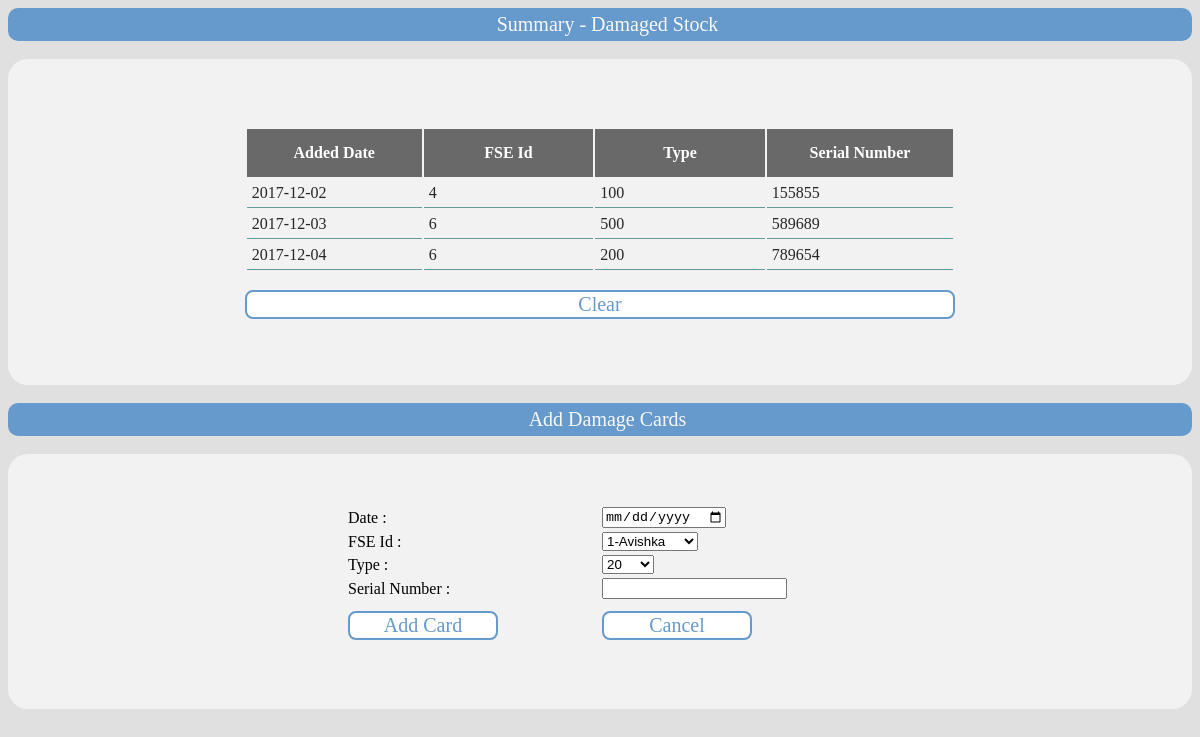
/StockKeeper/damage_stock.php, run on the app's committed database.
### tables this page shows
CREATE TABLE `damaged_main` (
  `Date` date NOT NULL,
  `FSEId` varchar(255) NOT NULL,
  `Type` varchar(255) NOT NULL,
  `SerialNumber` varchar(255) NOT NULL
);

### StockKeeper/damage_stock.php (the view, shortened to what this page needs)
<html lang="en">
  <head>
    <link rel="stylesheet" href="../css/main.css">
  </head>
  <body bgcolor="#e0e0e0">
<center>
              <div class="h2div" >Summary - Damaged Stock</div>
                <br>
                <div class="div">
                <br>
                    <table class="table1 normaltable" >
                      <tr>
                        <th class="tablerecharge"> Added Date</th>
                        <th class="tablerecharge">FSE Id</th>
                        <th class="tablerecharge">Type</th>
                        <th class="tablerecharge">Serial Number</th>
                      </tr>
                      <?php
                              $sql_querydam = "select * from  damaged_main";
                              $resultdam = mysql_query($sql_querydam);
                              while ($datadam = mysql_fetch_array($resultdam))
                              {
                                  $date = $datadam['Date'];
                                  $fseid = $datadam['FSEId'];
                                  $type = $datadam['Type'];
                                  $serial = $datadam['SerialNumber'];
                                  echo '
                                    <tr>
                                        <td class="tablerecharge">'.$date.'</td>
                                        <td class="tablerecharge">'.$fseid.'</td>
                                        <td class="tablerecharge">'.$type.'</td>
                                        <td class="tablerecharge">'.$serial.'</td>
                                    </tr>';
                              }
                        ?>
                      </table>
                <br>
                <form action="../sources/clear_damaged_source.php" method="post">
                <button name="submit" class="bttn" width="50px"> Clear</button>
                  </form>
              </div>
              <br>
                <div class="h2div" >Add Damage Cards </div>
                <br>
                <div class="div">
                <form action="../sources/save_add_damaged_stock.php" method="post">
            <table border="0">
                <tr>
                    <td style=" width: 200px"><label class="">Date : </label></td>
                    <td style=" width: 200px"><input type="date"  name="date"></td>
                </tr>
                <tr>
                    <td style=" width: 200px"><label class="">FSE Id : </label></td>
                     <td style=" width: 250px">
                    <select name="fseid">
                        <?php
                            $sql_query2 ="SELECT * FROM user WHERE Type='FSE'";
                            $result=mysql_query($sql_query2);
                            if($result!="")
                            {
                                while ($row = mysql_fetch_array($result))
                                {
                                    echo '<option value="'.$row['Id'].'" >'.$row['Id'].'-'.$row['Name'].'</option>';
                                }
                            }
                        ?>
                    </select>
                </td>
                </tr>
                <tr>
                    <td style=" width: 200px"><label class="">Type : </label></td>
                    <td>
                    <select name="type">
                        <?php
                            $sql_query4 ="SELECT Type FROM mainstock_summary";
                            $result=mysql_query($sql_query4);
                            if($result!="")
                            {
                                while ($row = mysql_fetch_array($result))
                                {
                                    echo '<option value="'.$row['Type'].'" >'.$row['Type'].'</option>';
                                }
                            }
                        ?>
                    </select>
                </td>
                </tr>
                <tr>
                    <td style=" width: 200px"><label class="">Serial Number : </label></td>
                    <td style=" width: 200px"><input type="text"  name="serial"></td>
                </tr>
                <tr><td></td><td></td></tr>
                <tr><td></td><td></td></tr>
                <tr>
                    <td style=" width: 250px"><input class="bttn" type="submit" value="Add Card" name="submit"></td>
                    <td style=" width: 200px"> <input class="bttn" type="reset" name="cancel" id="button" value="Cancel" onclick="clear()">
            </tr>
            </table>
        </form>
                </div>
                <br>
</center>
  </body>
</html>

### css/main.css (style rules this page uses)
.div { border-radius: 20px; background-color: #f2f2f2; padding-bottom: 50px; padding-top: 50px; }
.table1 { border-radius: 10px; width: 60% }
.bttn { border-radius: 8px; background-color: white; color: #6699cc; font-family: Georgia; font-size: 20px; border: 2px solid #6699cc; width: 60%; }
.h2div { background-color: #6699cc; color: #F8F8F8; font-family: Georgia; font-size: 20px; vertical-align: center; padding-left: 15px; padding-top: 5px; padding-bottom: 5px; border-radius: 10px; }
.tablerecharge { width: 10% }
.normaltable td { vertical-align: bottom; padding: 5px; text-align: 15px; height: 10px; border-bottom: 1px solid #669999; color: #262626 }
.normaltable th { background-color: #696969 ; color: white; height: 20px; vertical-align: bottom; padding: 15px; text-align: 15px }

### data on the page
damaged_main: Date "2017-12-02", FSEId "4", Type "100", SerialNumber "155855"
damaged_main: Date "2017-12-03", FSEId "6", Type "500", SerialNumber "589689"
damaged_main: Date "2017-12-04", FSEId "6", Type "200", SerialNumber "789654"

### other printed values
form field fseid "1-Avishka"
form field type "20"
